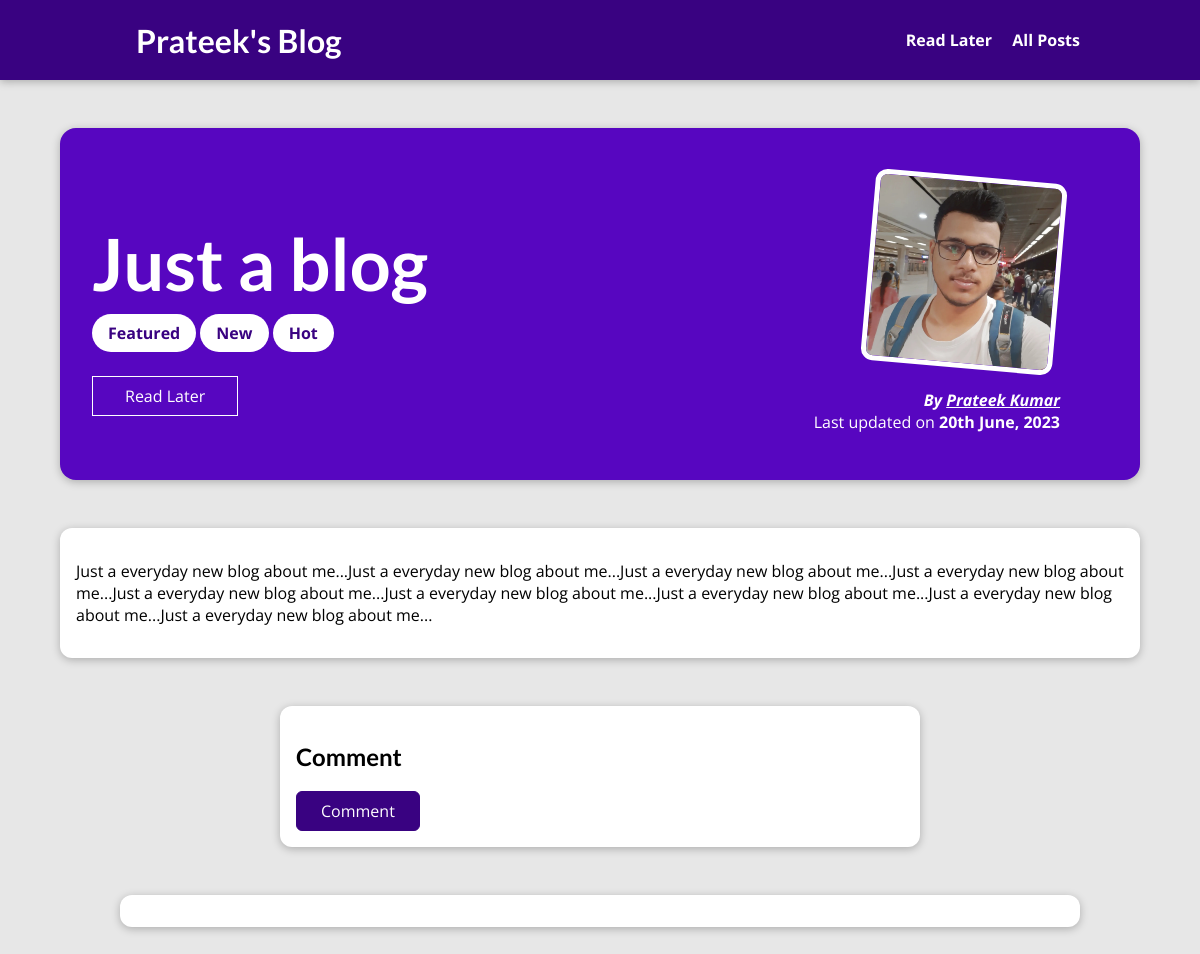
Screenshot of /posts/just-a-blog with the database file from the repository.
### blog/models.py (models this page shows, shortened)
class Post(models.Model):
    title = models.CharField(max_length=100)
    excerpt = models.CharField(max_length=200)
    content = models.TextField(validators=[MinLengthValidator(10)])
    image = models.ImageField(upload_to="posts", null=True)
    date = models.DateField(auto_now=True)
    slug = models.SlugField(default="", unique=True)
    author = models.ForeignKey(Author, on_delete=models.SET_NULL, null=True)
    tags = models.ManyToManyField(Tag)

class Tag(models.Model):
    caption = models.CharField(max_length=25)
    def __str__(self):
        return self.caption

class Author(models.Model):
    first_name = models.CharField(max_length=50)
    last_name = models.CharField(max_length=50)
    email_address = models.EmailField()
    def __str__(self):
        return f"{self.first_name} {self.last_name}"

### blog/views.py (the view, shortened to what this page needs)
# urls.py: path('posts/<slug:slug>', views.PostDetailView.as_view(), name="post-detail"),
class PostDetailView(View):
    def is_stored_post(self, request, post_id):
        stored_posts = request.session.get("stored_posts")
        if stored_posts is not None:
            is_saved_for_later = post_id in stored_posts
        else:
            is_saved_for_later = False
        return is_saved_for_later
    def get(self, request, slug):
        post = Post.objects.get(slug=slug)
        context = {
            "post": post,
            "comment_form": CommentForm(),
            "comments": post.comments.all().order_by("-id"),
            "saved_for_later": self.is_stored_post(request, post.id)
        }
        return render(request, "blog/post-detail.html", context)

### blog/templates/blog/post-detail.html (shortened to what this page needs)
{% extends 'base.html' %}
{% load static %}
{% block css_files %}
<link rel="stylesheet" href={% static 'blog/post-detail.css' %}>
{% endblock css_files %}
{% block content %}
<section id="summary">
    <h2>{{post.title}}</h2>
    <div id="tags">{% for tag in post.tags.all %}<span class="tag">{{tag}}</span> {% endfor %}</div>
    <div id="read-later">
        <form action={% url 'read-later' %} method="post"> {% csrf_token %}
            <button>
                {% if saved_for_later %}
                Remove from Read Later
                {% else %}
                Read Later
                {% endif %}
            </button>
        </form>
    </div>
    <article>
        <img src={{post.image.url}} alt={{post.title}}>
        <address>By <a href="mailto:{{post.author.email_address}}">{{post.author|title}}</a></address>
        <div>Last updated on <time>{{post.date|date:"jS F, Y"}}</time></div>
    </article>
</section>
<main>
    <p>{{post.content|linebreaks}}</p>
</main>
<section id="comment-section">
    <form action="{% url 'post-detail' post.slug %}" id="comment-form" method="post"> {% csrf_token %}
        <h2>Comment</h2>
        <button type="submit">Comment</button>
    </form>
</section>
<div id="comments">
</div>
{% endblock content %}

### templates/base.html (shortened to what this page needs)
{% load static %}
<!DOCTYPE html>
<html lang="en">
<head>
    <link rel="stylesheet" href={% static 'app.css' %}>
    {% block css_files %}{% endblock css_files %}
</head>
<body>
    <header id="main-navigation">
        <h1><a href={% url 'index' %}>Prateek's Blog</a></h1>
        <nav>
            <a href={% url 'read-later' %}>Read Later</a>
            <a href={% url 'posts' %}>All Posts</a>
        </nav>
    </header>
    {% block content %}{% endblock content %}
</body>
</html>

### static/app.css (style rules this page uses)
* { box-sizing: border-box; }
html { font-family: 'Open Sans', 'Lato', sans-serif; }
body { margin: 0; }
h1, h2, h3 { font-family: 'Lato', sans-serif; font-weight: bold; }
#main-navigation { width: 100%; height: 5rem; display: flex; justify-content: space-between; align-items: center; padding: 0 10%; position: absolute; top: 0; left: 0; }
#main-navigation a { text-decoration: none; color: white; font-weight: bold; margin-left: 1rem; }

### blog/static/blog/post-detail.css (style rules this page uses)
body { background-color: #e7e7e7; }
#main-navigation { background-color: #390281; box-shadow: 0 2px 8px rgba(0, 0, 0, 0.25); }
#summary { margin: 8rem auto 3rem auto; padding: 2rem; width: 90%; max-width: 90rem; border-radius: 16px; background-color: #5706c0; position: relative; box-shadow: 0 2px 8px rgba(0, 0, 0, 0.25); height: 22rem; }
#summary h2 { color: white; font-size: 4.5rem; margin-bottom: 1rem; }
#summary article { position: absolute; top: 2rem; right: 3rem; padding: 1rem 2rem; border-radius: 12px; text-align: right; color: white; }
#summary article img { width: 12rem; height: 12rem; border-radius: 12px; transform: rotateZ(5deg); border: 5px solid white; margin-bottom: 1rem; }
#summary address { font-weight: bold; }
#summary time { font-weight: bold; }
main { width: 90%; max-width: 90rem; margin: 3rem auto; background-color: white; padding: 1rem; border-radius: 12px; box-shadow: 0 2px 8px rgba(0, 0, 0, 0.25); }
a { color: white }
.tag { background-color: white; color: #390281; padding: 0.5rem 1rem; border-radius: 20px; font-weight: bold; }
#read-later { margin: 2rem 0; }
#read-later button { background-color: transparent; border: 1px solid white; padding: 0.5rem 2rem; font: inherit; color: white; cursor: pointer; }
#comment-section { margin: 3rem auto; width: 90%; max-width: 40rem; border-radius: 12px; background-color: white; box-shadow: 0 2px 8px rgba(0, 0, 0, 0.25); padding: 1rem; }
#comment-section button { font: inherit; background-color: #390281; color: white; border: 1px solid #390281; padding: 0.5rem 1.5rem; border-radius: 6px; cursor: pointer; }
#comments { margin: 3rem auto; width: 90%; max-width: 60rem; border-radius: 12px; background-color: white; box-shadow: 0 2px 8px rgba(0, 0, 0, 0.25); padding: 1rem 2rem; }

### rows the page displays
Post: title "Just a blog", image (picture), author "Prateek Kumar", date "20th June, 2023", content "Just a everyday new blog about me...Just a everyday new blog about me...Just a everyday new blog about me...Just a everyday new blog about me...Just a everyday new blog about me...Just a everyday new blog about me...Just a everyday new blog about me...Just a everyday new blog about me...Just a everyday new blog about me..."
Tag: caption "Featured"
Tag: caption "New"
Tag: caption "Hot"
